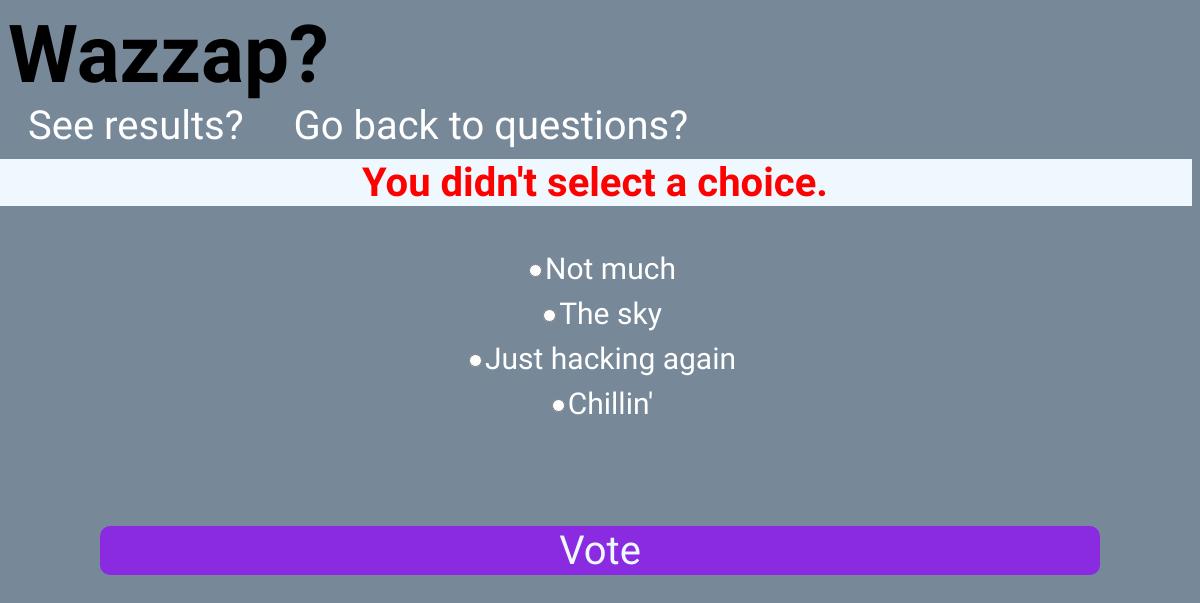
The page /1/vote/ on the database its author committed.
### polls/models.py (models this page shows, shortened)
class Question(models.Model):
    question_text = models.CharField(max_length=200)
    pub_date = models.DateTimeField('date published')
    def was_published_recently(self):
        now = timezone.now()
        return now - datetime.timedelta(days=1) <= self.pub_date <= now
    was_published_recently.admin_order_field = 'pub_date'
    was_published_recently.boolean = True
    was_published_recently.short_description = 'Published recently?'

class Choice(models.Model):
    question = models.ForeignKey(Question, on_delete=models.CASCADE)
    choice_text = models.CharField(max_length=200)
    votes = models.IntegerField(default=0)

### polls/views.py (the view)
# urls.py: path('<int:question_id>/vote/', views.vote, name='vote'),
def vote(request, question_id):
    question = get_object_or_404(Question, pk=question_id)
    try:
        selected_choice = question.choice_set.get(pk=request.POST['choice'])
    except (KeyError, Choice.DoesNotExist):
        return render(request, 'polls/detail.html', {
            'question': question,
            'error_message': "You didn't select a choice.",
        })
    else:
        selected_choice.votes += 1
        selected_choice.save()
        return HttpResponseRedirect(reverse('polls:results', args=(question.id,)))

### polls/templates/polls/detail.html (shortened to what this page needs)
{% load static %}
<link rel="stylesheet" type="text/css" href="{% static 'polls/style.css' %}">
<h1>{{ question.question_text }}</h1>
<a href="{% url 'polls:results' question.id %}">See results?</a>
<a href="{% url 'polls:index' %}">Go back to questions?</a>
{% if error_message %}<p class="err"><strong>{{ error_message }}</strong></p>{% endif %}
<div>
    <form action="{% url 'polls:vote' question.id %}" method="post">
    {% for choice in question.choice_set.all %}
        <div class="form-element">
            <input type="radio" name="choice" id="choice{{ forloop.counter }}" value="{{ choice.id }}">
            <label for="choice{{ forloop.counter }}">{{ choice.choice_text }}</label><br>
        </div>
    {% endfor %}
    <input type="submit" value="Vote">
    </form>
</div>

### polls/static/polls/style.css (style rules this page uses)
div { display: flex; align-items: center; justify-content: center; }
a { text-decoration: none; color: white; max-width: 50%; padding: 0 20px; }
p { margin-left: -10px; margin-top: -10px; }
.form-element { color: white; max-width: 100%; font-size: 30px; font-weight: 500; text-decoration: none; padding: 5px; }
input[type="submit"] { margin-top: 100px; width: 1000px; border-style: none; border-radius: 10px; background-color: blueviolet; color: aliceblue; font-size: 40px; font-family: 'Amatic SC', cursive; }
h1 { margin: 0; padding: 0; }
.err { margin-top: 10px; text-align: center; color: red; background-color: aliceblue; }

### rows shown on the page
Question: question_text "Wazzap?"
Choice: choice_text "Not much"
Choice: choice_text "The sky"
Choice: choice_text "Just hacking again"
Choice: choice_text "Chillin'"

### other values the page prints
{{ error_message }} "You didn't select a choice."
